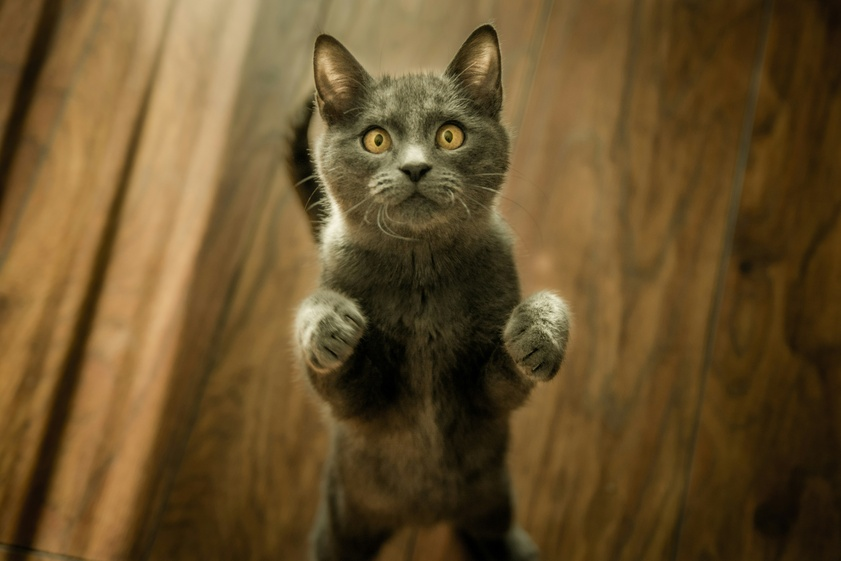
#> input picture chat/chat2.jpg, 841 x 561 px, shrunk from 5403 x 3602 before the run, found by its file name; its folder holds 5 pictures in this run
$ jupyter execute projet.ipynb
#> lines starting #> are read from the running program, lines starting #| are printed output that depends on the picture
[cell 1]
import cv2
import os
import numpy as np

# Charger le jeu de données
def load_dataset(dataset_path):
    dataset = []
    for filename in os.listdir(dataset_path):
        if filename.endswith(".jpg") or filename.endswith(".png"):
            image = cv2.imread(os.path.join(dataset_path, filename))
            if image is not None:
                dataset.append((filename, image))
    return dataset

# Extraire les caractéristiques avec SIFT
def extract_features(image):
    gray = cv2.cvtColor(image, cv2.COLOR_BGR2GRAY)
    sift = cv2.SIFT_create()
    keypoints, descriptors = sift.detectAndCompute(gray, None)
    return keypoints, descriptors

# Comparer les caractéristiques
def match_features(descriptor1, descriptor2):
    bf = cv2.BFMatcher()
    matches = bf.knnMatch(descriptor1, descriptor2, k=2)
    good_matches = []
    for m, n in matches:
        if m.distance < 0.75 * n.distance:
            good_matches.append(m)
    return len(good_matches)

# Trouver les images les plus similaires
def find_similar_images(input_image_path, dataset_path):
    input_image = cv2.imread(input_image_path)
#> input_image is the input picture: shape (561, 841, 3); mean B, G, R 42.9, 80.9, 104.5
    _, input_descriptors = extract_features(input_image)
#> in extract_features, `gray = cv2.cvtColor(image, cv2.COLOR_BGR2GRAY)`:
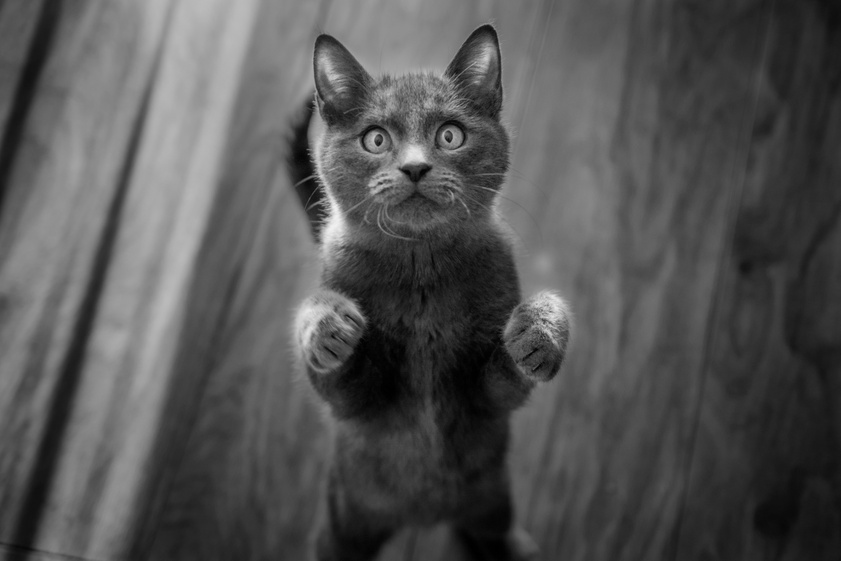
#> gray: shape (561, 841); min 0, max 241, mean 83.6
#> in extract_features, `keypoints, descriptors = sift.detectAndCompute(gray, None)`: keypoints = 542 keypoints; strongest (x, y, size): (414, 154, 14.9), (336, 227, 19.1), (378, 143, 4), (449, 139, 3.9)
    dataset = load_dataset(dataset_path)
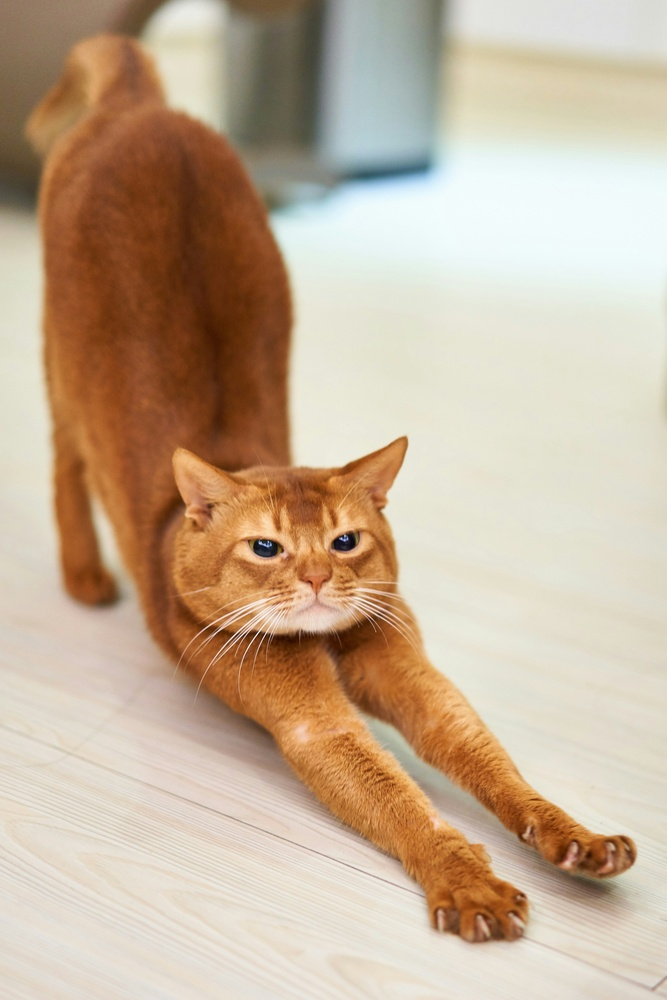
#> input picture chat/chat10.jpg, 667 x 1000 px, shrunk from 4282 x 6424 before the run, found by its file name
#> in load_dataset, image is the input picture: shape (1000, 667, 3); mean B, G, R 152.4, 175.7, 197.1

    scores = []
    for filename, image in dataset:
        _, descriptors = extract_features(image)
        score = match_features(input_descriptors, descriptors)
        scores.append((filename, score))
#> this loop made 5 passes
#> pass 1, in extract_features (call 2), `gray = cv2.cvtColor(image, cv2.COLOR_BGR2GRAY)`:
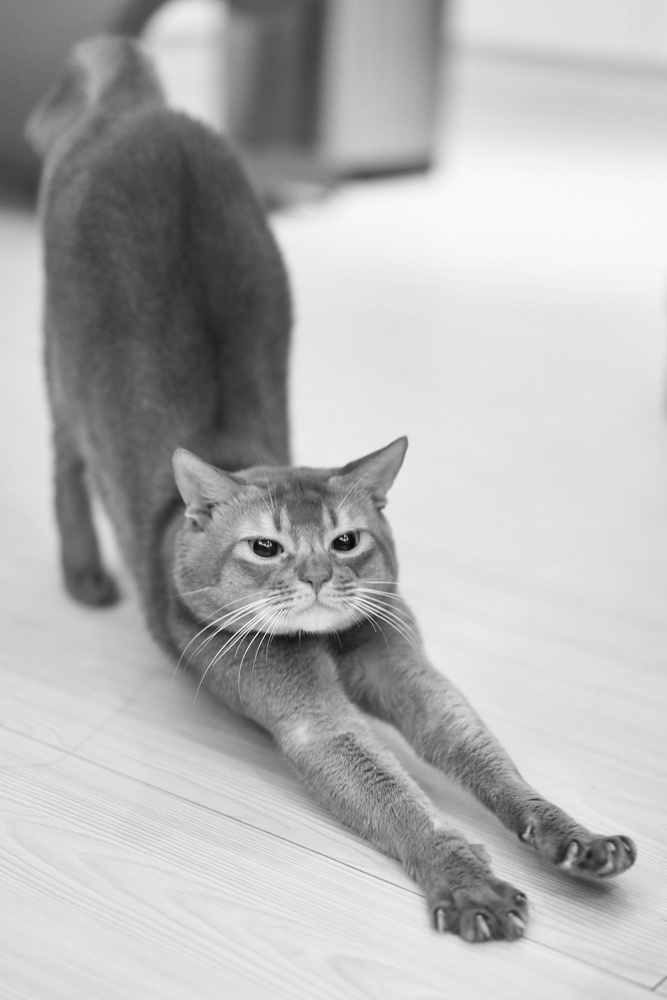
#> gray: shape (1000, 667); min 7, max 250, mean 179.4
#> pass 3, in extract_features (call 4), `gray = cv2.cvtColor(image, cv2.COLOR_BGR2GRAY)`:
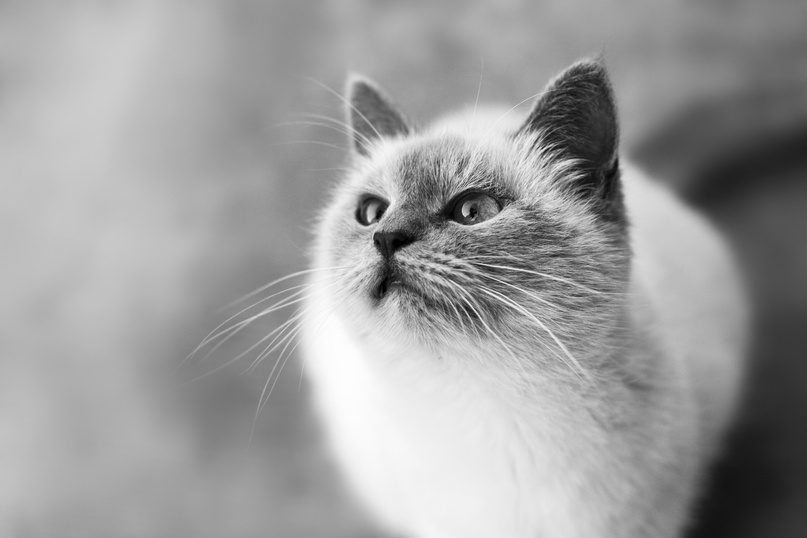
#> gray: shape (538, 807); min 0, max 254, mean 157.1

    scores.sort(key=lambda x: x[1], reverse=True)
    return scores[:3]  # Retourner les 3 meilleures correspondances

# Chemins d'exemple
input_image_path =  r"C:\Users\SONA8\Desktop\projet_eval\chat\chat2.jpg"
dataset_path = r"C:\Users\SONA8\Desktop\projet_eval\chat"

# Exécuter la recherche
similar_images = find_similar_images(input_image_path, dataset_path)
print("Les images les plus similaires sont :")
for filename, score in similar_images:
    print(f"{filename} avec un score de similarité de {score}")
